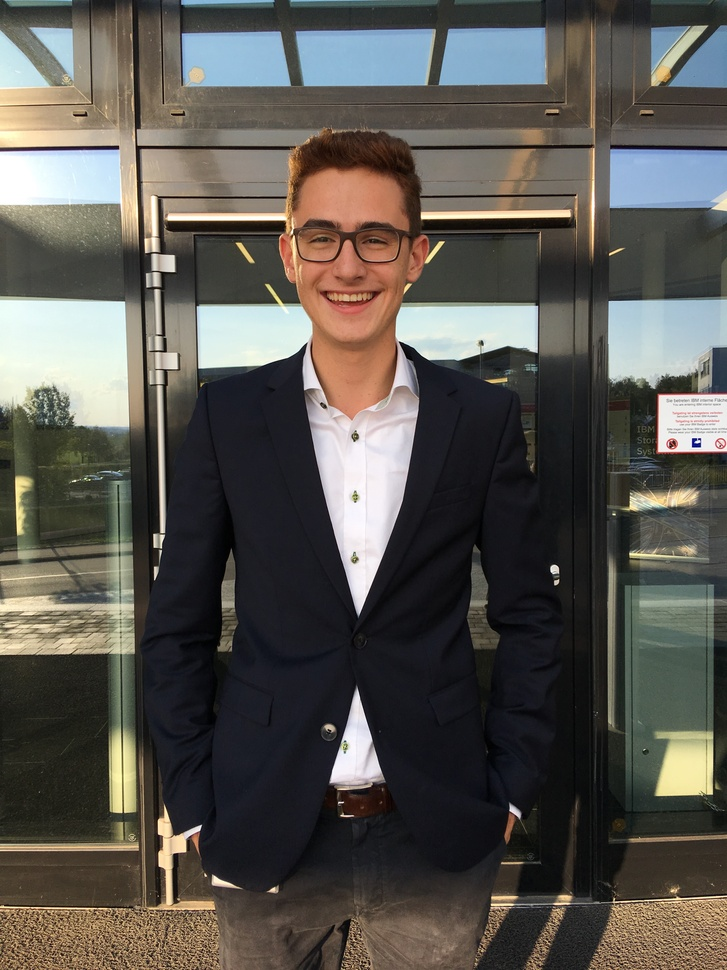
#> input picture Janik_Bild.jpeg, 727 x 970 px, shrunk from 3024 x 4032 before the run
$ python photo.py
#> lines starting #> are read from the running program, lines starting #| are printed output that depends on the picture; after the words box and inside, x2 and y2 are one past the last pixel; in counts of white or black regions, pixels touching at a corner belong together
import numpy as np
import cv2
from matplotlib import pyplot as plt

hog = cv2.HOGDescriptor()
hog.setSVMDetector(cv2.HOGDescriptor_getDefaultPeopleDetector())


def rescale_frame(frame, percent=75):
    width = int(frame.shape[1] * percent / 100)
    height = int(frame.shape[0] * percent / 100)
    dim = (width, height)
    return cv2.resize(frame, dim, interpolation=cv2.INTER_AREA)


def inside(r, q):
    rx, ry, rw, rh = r
    qx, qy, qw, qh = q
    return rx > qx and ry > qy and rx + rw < qx + qw and ry + rh < qy + qh


def draw_detections(img, rects, thickness=1):
    for x, y, w, h in rects:
        # the HOG detector returns slightly larger rectangles than the real objects.
        # so we slightly shrink the rectangles to get a nicer output.
        pad_w, pad_h = int(0.15*w), int(0.05*h)
        cv2.rectangle(img, (x+pad_w, y+pad_h), (x+w-pad_w,
                                                y+h-pad_h), (0, 255, 0), thickness)


img = cv2.imread(
    'Janik_Bild.jpeg', cv2.IMREAD_COLOR)
#> img is the input picture: shape (970, 727, 3); mean B, G, R 80.8, 86.4, 89.3


face_cascade = cv2.CascadeClassifier(
    'faces.xml')
low_cascade = cv2.CascadeClassifier(
    'body.xml')

gray = cv2.cvtColor(img, cv2.COLOR_BGR2GRAY)
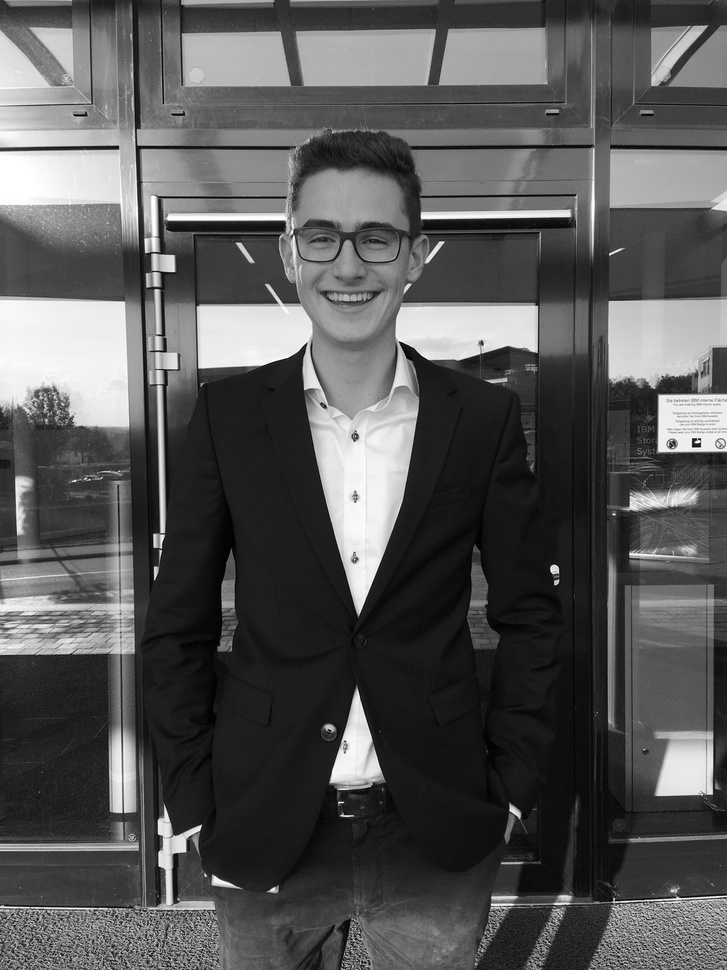
#> gray: shape (970, 727); min 0, max 255, mean 86.6

faces = face_cascade.detectMultiScale(gray, 1.1, 4)
#> faces = [[276, 181, 144, 144]]

found, w = hog.detectMultiScale(
    img, winStride=(8, 8), padding=(32, 32), scale=1.05)
#> found = [[328, 667, 65, 130], [0, 363, 66, 224]]; w = [0.147, 0.34]
draw_detections(img, found)
#> the loop in draw_detections, `for x, y, w, h in rects:` made 2 passes
#> (x, y, w, h, pad_w, pad_h) on passes 1 to 2: (328, 667, 65, 130, 9, 6), (0, 363, 66, 224, 9, 11)
#> after the loop in draw_detections, `for x, y, w, h in rects:`:
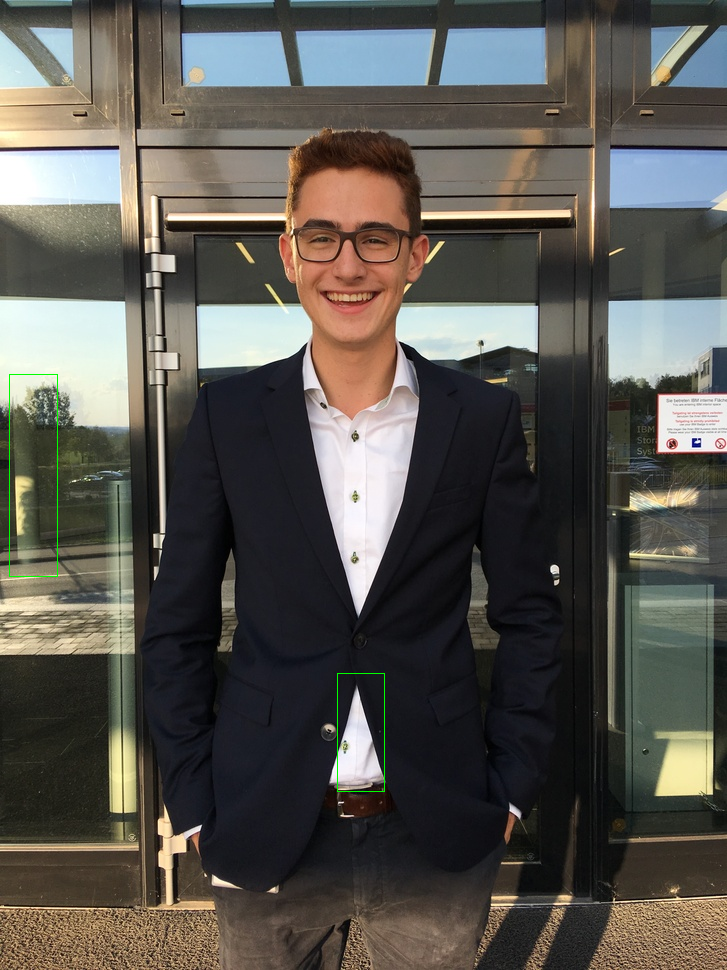
#> img: shape (970, 727, 3); 0.12% of pixels changed, all inside (x1, y1, x2, y2) = (9, 374, 385, 792)
for (x, y, w, h) in faces:
    cv2.rectangle(img, (x, y), (x+w, y+h), (255, 0, 0), 2)
#> this loop made 1 pass
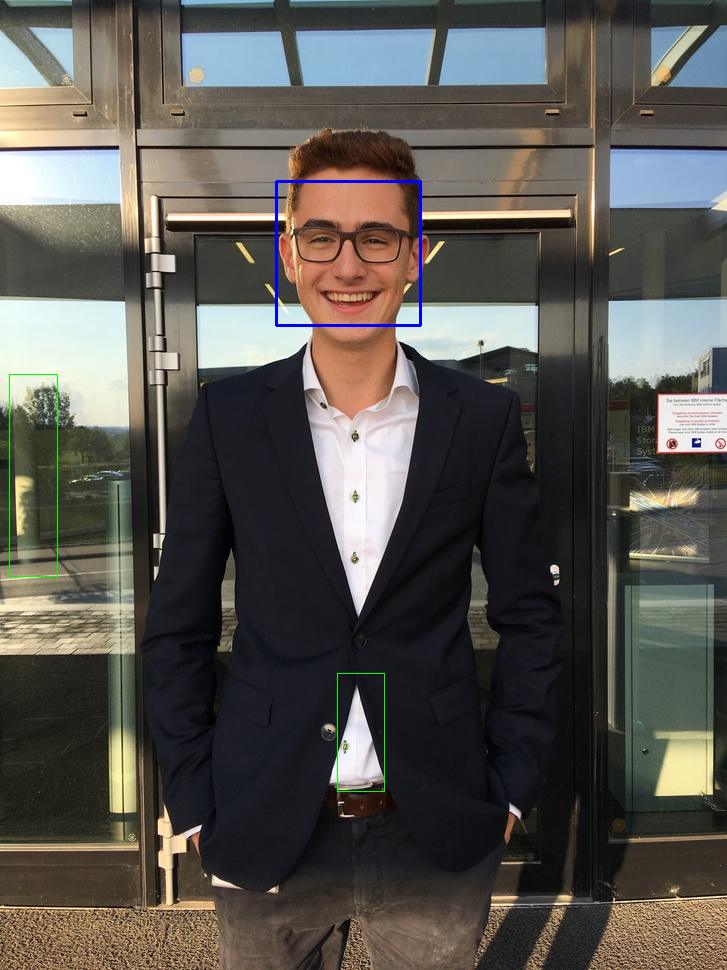
#> img: shape (970, 727, 3); 0.24% of pixels changed, all inside (x1, y1, x2, y2) = (275, 180, 422, 327)

img = rescale_frame(img, percent=20)
#> in rescale_frame, `return cv2.resize(frame, dim, interpolation=cv2.INTER_AREA)`:
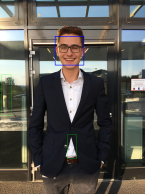
#> returned value: shape (194, 145, 3); mean of channels 0, 1, 2 81.1, 86.3, 88.8; drawn as B, G, R
cv2.imshow('image', img)
# If you don'tput this line,thenthe image windowis just a flash. If you put any number other than 0, the same happens.
cv2.waitKey(0)
cv2.destroyAllWindows()
